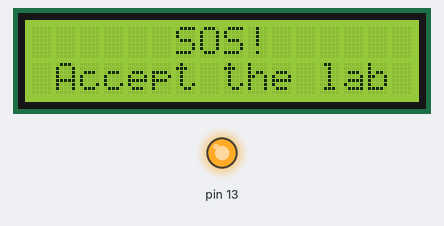
Recording of a sketch running on a simulated Arduino Uno, built with avr-gcc and run on an emulated ATmega328P. On the bench: 16×2 character LCD, output pins drawn as LEDs (lit = HIGH).

Above: at 0.88 s.
At 4.7 s:
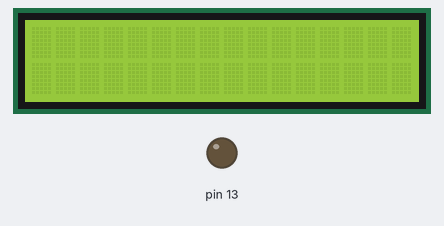
Timing chart, 0 to 130.0 s (numbered marks = the images above):
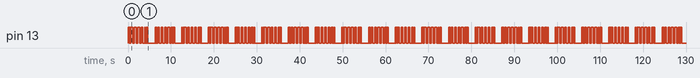

Measured:
- by itself, pin 13: repeats every 6.2 s: LOW 0.15 s, HIGH 0.15 s, LOW 0.15 s, 4 × (HIGH 0.40 s, LOW 0.40 s), 2 × (HIGH 0.15 s, LOW 0.15 s), HIGH 0.15 s, LOW 1.7 s, HIGH 0.15 s
- by itself, everything shown: repeats every 6.2 s, in 18 steps
- what the display in image 0 shows lasts 0.4 s, from 0.7 s to 1.1 s

The sketch:

2_lab.ino
```cpp
#include <LiquidCrystal_I2C.h>
#include <Wire.h>
LiquidCrystal_I2C lcd(0x27,16,2); // Указываем I2C адрес (наиболее распространенное значение),
//а также параметры экрана (в случае LCD 1602 - 2 строки по 16 символов в каждой строке

void setup(){
  pinMode(13, OUTPUT);
  lcd.init();
  lcd.backlight();

  lcd.setCursor(6,0);
  lcd.print("SOS!");
  lcd.setCursor(1,1);
  lcd.print("Accept the lab");
}
void loop(){
  for(int i = 0; i < 2; i++){
    lcd.display();
    digitalWrite(13, HIGH);
    delay(150);
    lcd.noDisplay();
    digitalWrite(13, LOW);
    delay(150);
  }
  for(int i = 0; i < 4; i++){
    lcd.display();
    digitalWrite(13, HIGH);
    delay(400);
    lcd.noDisplay();
    digitalWrite(13, LOW);
    delay(400);
  }
  for(int i = 0; i < 3; i++){
    lcd.display();
    digitalWrite(13, HIGH);
    delay(150);
    lcd.noDisplay();
    digitalWrite(13, LOW);
    delay(150);
  }
  delay(1500);
}
```
